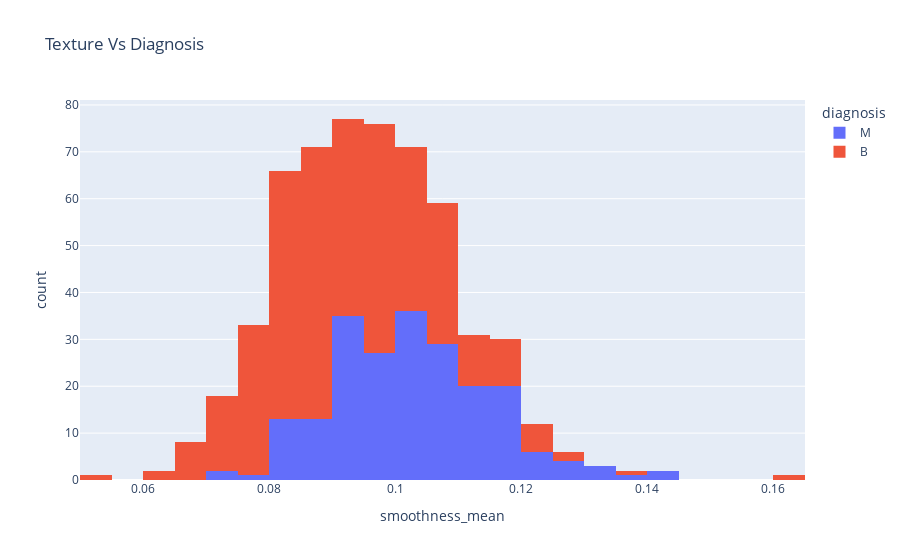

Source (notebook cell):
### Code cell
px.histogram(raw_df, x='smoothness_mean', color='diagnosis', title='Texture Vs Diagnosis')

### Figure 1 — Plotly figure (JSON) as saved in the notebook; plotly's stock layout.template omitted (floating-point values rounded to 4 significant figures; data arrays with more than 128 entries replaced by an {"elided": "..."} marker saying what was removed)
{"data": [{"alignmentgroup": "True", "bingroup": "x", "hovertemplate": "diagnosis=M<br>smoothness_mean=%{x}<br>count=%{y}<extra></extra>", "legendgroup": "M", "marker": {"color": "#636efa", "pattern": {"shape": ""}}, "name": "M", "offsetgroup": "M", "orientation": "v", "showlegend": true, "type": "histogram", "x": {"elided": "212 float values"}, "xaxis": "x", "yaxis": "y"}, {"alignmentgroup": "True", "bingroup": "x", "hovertemplate": "diagnosis=B<br>smoothness_mean=%{x}<br>count=%{y}<extra></extra>", "legendgroup": "B", "marker": {"color": "#EF553B", "pattern": {"shape": ""}}, "name": "B", "offsetgroup": "B", "orientation": "v", "showlegend": true, "type": "histogram", "x": {"elided": "357 float values"}, "xaxis": "x", "yaxis": "y"}], "layout": {"barmode": "relative", "legend": {"title": {"text": "diagnosis"}, "tracegroupgap": 0}, "title": {"text": "Texture Vs Diagnosis"}, "xaxis": {"anchor": "y", "domain": [0, 1], "title": {"text": "smoothness_mean"}}, "yaxis": {"anchor": "x", "domain": [0, 1], "title": {"text": "count"}}}}
